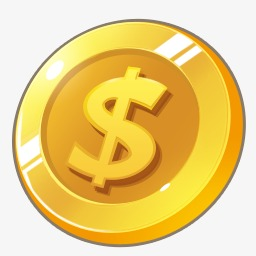
#> input picture coin.jpg, 256 x 256 px
$ python test.py --input coin.jpg
#> lines starting #> are read from the running program, lines starting #| are printed output that depends on the picture; after the words box and inside, x2 and y2 are one past the last pixel; in counts of white or black regions, pixels touching at a corner belong together
### Compress.py
import cv2
import numpy as np
from tqdm import tqdm

import EdgeDetection as edge


def sign(p1, p2, p3):
	return (p1[0] - p3[0]) * (p2[1] - p3[1]) - (p2[0] - p3[0]) * (p1[1] - p3[1])


def isInTriangle(pt, p1, p2, p3):
	b1 = sign(pt, p1, p2) < 0
	b2 = sign(pt, p2, p3) < 0
	b3 = sign(pt, p3, p1) < 0

	return (b1 == b2) and (b2 == b3)


def isInTriangle2(pt, p1, p2, p3):
	"""
	This method is for check the given point(pt) is reside in the triangle(identified by three vertices) or not,

	Args:
		pt: the point that we want to check it is inside the triangle or not.
		p1: first triangle vertex
		p2: second triangle vertex
		p3: third triangle vertex

	Returns: true if the point reside inside the triangle, or else false.

	"""
	b1 = sign(pt, p1, p2) <= 0
	b2 = sign(pt, p2, p3) <= 0
	b3 = sign(pt, p3, p1) <= 0

	return (b1 == b2) and (b2 == b3)


# Check if a point is inside a rectangle
def rect_contains(rect, point):
	"""
	This method checks if the given point is rest inside the the given rectangle or not.

	Args:
		rect: The rectangle that want to check with the point.
		point: point that want to check it is reside in the rectangle or not. eg: (x, y).

	Returns: boolean value that is true if the point is reside in the rectangle or else false.

	"""
	if point[0] < rect[0]:
		return False
	elif point[1] < rect[1]:
		return False
	elif point[0] > rect[2]:
		return False
	elif point[1] > rect[3]:
		return False
	return True


# [29 lines left out: functions draw_point, draw_delaunay, not called in this run]


def mean(img, p1, p2, p3):
	total = 0
	count = 0

	x1 = int(p1[0])
	y1 = int(p1[1])
	x2 = int(p2[0])
	y2 = int(p2[1])
	x3 = int(p3[0])
	y3 = int(p3[1])

	xmin = min(x1, x2, x3)
	xmax = max(x1, x2, x3)
	ymin = min(y1, y2, y3)
	ymax = max(y1, y2, y3)

	for i in range(xmin, xmax + 1):
		# print("Range", i)
		for j in range(ymin, ymax + 1):
			pt = (i, j)
			if isInTriangle(pt, p1, p2, p3):
				# print("("+str(i)+","+str(j)+")")
				total = total + img[i, j]
				count = count + 1
	if count != 0:
		return total / count
	else:
		return -1


def isHomogenious(img, p1, p2, p3, rng):
	pixCount = 0
	isHG = True
	m = mean(img, p1, p2, p3)
	# print("mean: ", m)
	if m != -1:

		xmin = int(min(p1[0], p2[0], p3[0]))
		xmax = int(max(p1[0], p2[0], p3[0]))
		ymin = int(min(p1[1], p2[1], p3[1]))
		ymax = int(max(p1[1], p2[1], p3[1]))

		for i in range(xmin, xmax + 1):
			# print("Range", i)
			for j in range(ymin, ymax + 1):
				pt = (i, j)
				if isInTriangle2(pt, p1, p2, p3):
					pixCount = pixCount + 1
					vari = img[i, j] - m
					if vari < 0:
						vari = vari * (-1)
					if vari > rng:
						isHG = False
		if pixCount <= 10:
			isHG = True
		return [isHG, m]
	else:
		return [isHG, m]


# genarate new Image
# [40 lines left out: functions decodeImage, calculateMSE, not called in this run]


def encodeImage(img, rng):
	size = img.shape
	rect = (0, 0, size[0], size[1])
	subdiv = cv2.Subdiv2D(rect)
	# [20 lines of commented-out code are left out]

	points = edge.getEdgePoints(img)
	points.append((0, 0))
	points.append((0, size[1] - 1))
	points.append((size[0] - 1, 0))
	points.append((size[0] - 1, size[1] - 1))

	# insert generated points to the created subdiv to generate triangulation
	subdiv.insert(points)
	isNotConverges = True
	r = (0, 0, size[0], size[1])
	# collect all the homogenious triangle to a list to reduce the redundunce
	# execution of the code
	homogenTriangles = []
	encodedImage = []
	print("Encoding, Please wait. ")

	""" Splitting the triangles in to smaller triangles """
	# check whether all the triangles are homogeneous or not
	while isNotConverges:
		triangleList = subdiv.getTriangleList()
		isNotConverges = False  # temporarily make False, if not converges then
		# again make it true in bellow line by checking the condition

		# Check every triangle in the triangle list
		# tqdm is just for illustrate the progress bars for this method
		for t in tqdm(triangleList):
			pt1 = (t[0], t[1])
			pt2 = (t[2], t[3])
			pt3 = (t[4], t[5])
			# check the triangle is already checked about homogeneous or nor
			if t.tolist() not in homogenTriangles:
				if rect_contains(r, pt1) and rect_contains(r, pt2) and rect_contains(r, pt3):

					(isHOG, m) = isHomogenious(img, pt1, pt2, pt3, rng)
					if not isHOG:

						# add another vertex to the center of the triangle
						newX = (pt1[0] + pt2[0] + pt3[0]) / 3
						newY = (pt1[1] + pt2[1] + pt3[1]) / 3
						newPT = (newX, newY)
						# subdiv.insert(newPT)
						subdiv = cv2.Subdiv2D(rect)
						points.append(newPT)
						subdiv.insert(points)
						isNotConverges = True
					else:
						# if it is homogeneous add it to the set of homogeneous
						# triangle for avoid rechecking same triangle
						homogenTriangles.append(t.tolist())
				# [6 lines of commented-out code are left out]

	""" Merge Triangle according to the similarity/Homogeneity """
	print("Merging: ")
	# print(homogenTriangles)
	for p in tqdm(points):
		# points.remove(p) if(not((p[0] == r[0] and p[1] ==r[1]) or (p[0] == r[2]-1 and p[1] ==r[1]) or (p[0] == r[0]
		# and p[1] ==r[3]-1) or (p[0] == r[2]-1 and p[1] ==r[3]-1))):
		if not ((p[0] == r[0] and p[1] == r[1]) or (p[0] == r[2] - 1 and p[1] == r[1]) or (
				p[0] == r[0] and p[1] == r[3] - 1) or (p[0] == r[2] - 1 and p[1] == r[3] - 1)):
			shouldRemove = False
			neighborTriangle = [t for t in homogenTriangles if (p[0] in t and p[1] in t)]
			# print(neighborTriangle)
			newm = 0
			if len(neighborTriangle) > 1:
				for t in neighborTriangle:
					newm = newm + mean(img, (t[0], t[1]), (t[2], t[3]), (t[4], t[5]))
				for t in neighborTriangle:
					if mean(img, (t[0], t[1]), (t[2], t[3]), (t[4], t[5])) - newm < rng:
						shouldRemove = True
				if shouldRemove:
					points.remove(p)
					subdiv = cv2.Subdiv2D(rect)
					subdiv.insert(points)
					triangleList = subdiv.getTriangleList()
					homogenTriangles = [t.tolist() for t in triangleList if (
							rect_contains(r, (t[0], t[1])) and rect_contains(r, (t[2], t[3])) and rect_contains(r, (
						t[4], t[5])))]

	# print(homogenTriangles)
	for t in homogenTriangles:
		t.append(mean(img, (t[0], t[1]), (t[2], t[3]), (t[4], t[5])))
		if (t[0] == 0 and t[1] == 0) or (t[2] == 0 and t[3] == 0) or (t[4] == 0 and t[5] == 0):
			print(t)
		encodedImage.append(t)

	return encodedImage, subdiv

### EdgeDetection.py
import numbers

import cv2
import numpy as np
from matplotlib import pyplot as plt
import time
import sys
from tqdm import tqdm


# img = cv2.imread('0266554465.jpeg',0)

def DetectEdge(img):
    """
    Identify the edges in the image using canny operation and make new image with canny operation.

    Args:
        img: image that you want to detect edges

    Returns:
        egges: another image that display white edges in gray background

    """

    edges = cv2.Canny(img, 100, 200)
    return edges


def getEdgePoints(img):
    """
    This method is for return the points that is required to initialize the
    Delaunay triangulation for the image compression method. points are created
    using the DetectEdge() method.

    Args:
        img: image that you need to detect edges

    Returns:
        pointList: list of verteces that draws the edges of the given image

    """
    edges = DetectEdge(img)
    m, n = edges.shape
    pointList = []
    for x in range(0, m):
        for y in range(0, n):
            if edges[x, y] == 255:
                point = (x, y)
                pointList.append(point)
                if (x + 10) <= (m - 1): x = (x + 10)
                if (y + 10) <= (n - 1): y = (y + 10)
    return pointList

# points = getEdgePoints(img)

### test.py
import cv2
import numpy as np
import Compress as Com
import argparse
import sys
import pickle

parser = argparse.ArgumentParser()
parser.add_argument("-i", "--input")
parser.add_argument("-o", "--output")
parser.add_argument("-r", "--rng", type=int)
args = parser.parse_args()

img = cv2.imread(args.input, 0)
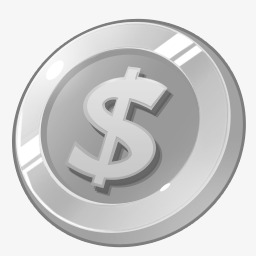
#> img: shape (256, 256); min 90, max 255, mean 207.8
imgOriginal = img
size = img.shape
#> size = (256, 256)

compressedImage, subDiv = Com.encodeImage(img, args.rng)
#> in DetectEdge, `edges = cv2.Canny(img, 100, 200)`:
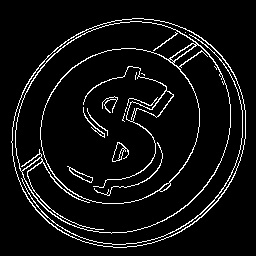
#> edges: shape (256, 256); 6.3% white in thin lines or dots, all inside (x1, y1, x2, y2) = (11, 18, 246, 248)
#> in encodeImage, `points = edge.getEdgePoints(img)`: points = 2387 pairs, first value 18 to 247, second value 11 to 245
#> the loop in encodeImage, `while isNotConverges:` made 1 pass
#> after the loop in encodeImage, `while isNotConverges:`: homogenTriangles = []; points = 2391 pairs, first value 0 to 255, second value 0 to 255
#> (the run stopped early here; a loop or call above may not have finished)
